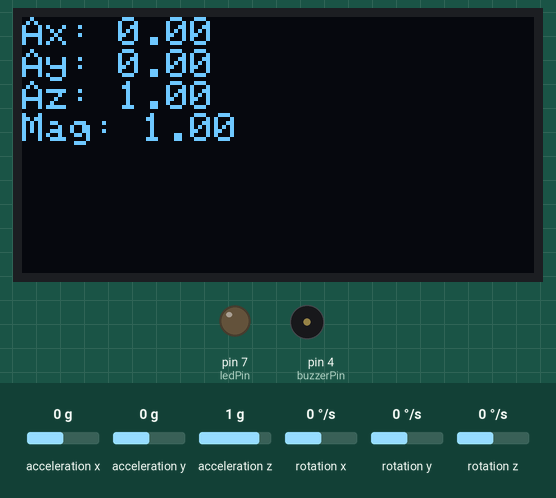
Simulated run of this sketch. Board: Arduino Uno, built with avr-gcc and run on an emulated ATmega328P. Parts: 128×64 one-colour display, output pins drawn as LEDs (lit = HIGH), buzzer (waves = sounding, pin HIGH). The inputs (shaded band) are chosen by the test bench; at power-on: acceleration x 0 g, acceleration y 0 g, acceleration z 1 g, rotation x 0 °/s, rotation y 0 °/s, rotation z 0 °/s. What the sketch prints to the serial monitor is not drawn.

Above: at 2.2 s.
2.3 s: acceleration x set to -0.3 g
At 2.9 s:
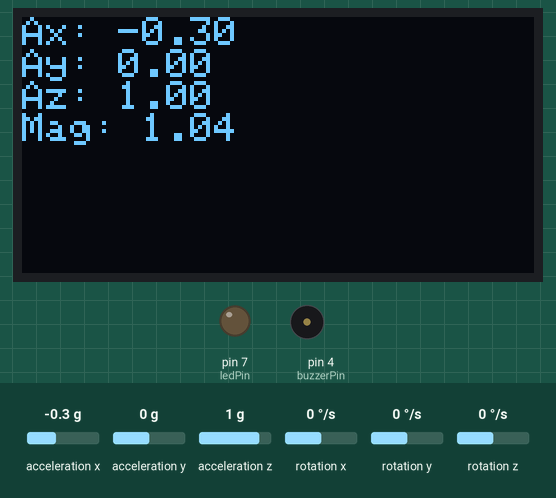
3.8 s: acceleration x set to -0.6 g
At 5.4 s:
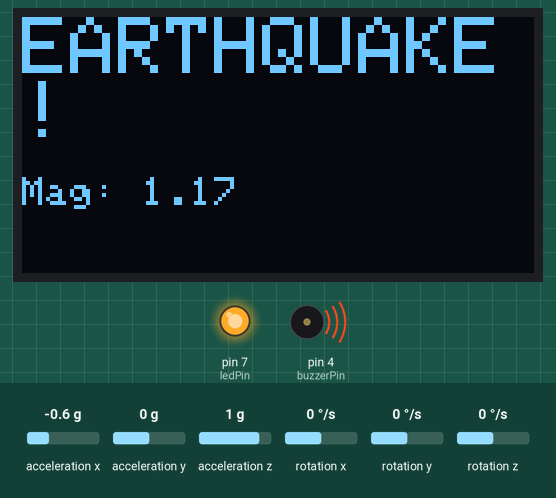
5.7 s: acceleration y set to -1.4 g
At 6.7 s:
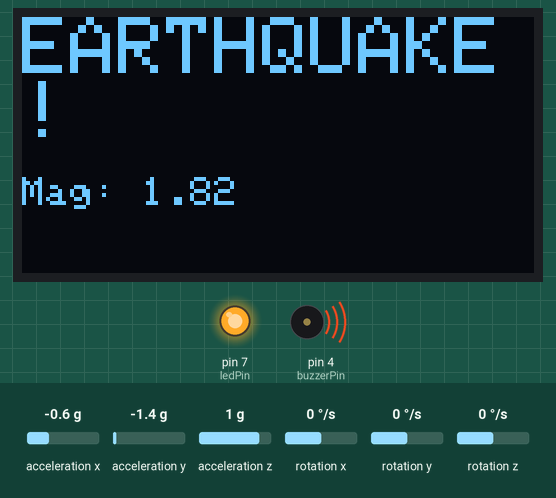
7.2 s: acceleration z set to -1.4 g
At 7.8 s:
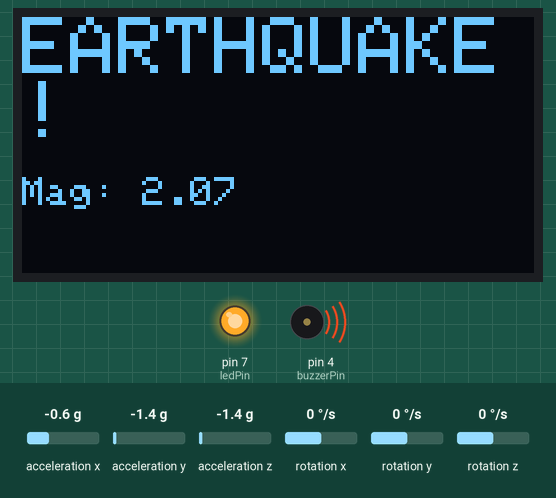
8.7 s: acceleration y set to -0.8 g
At 10.2 s:
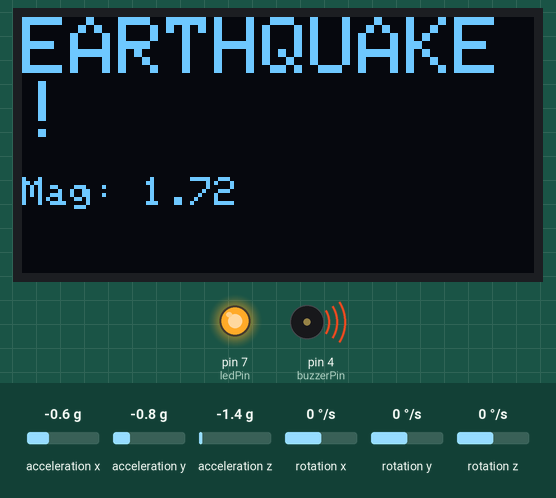
Timing chart, 0 to 11.2 s (numbered marks = the images above; inputs shaded):
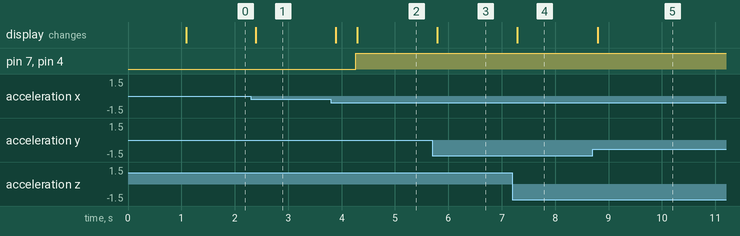

The sketch:

EarthQuake.ino
```cpp
#include <Wire.h>
#include <I2Cdev.h>
#include <MPU6050.h>
#include <Adafruit_GFX.h>
#include <Adafruit_SSD1306.h>
#include <SPI.h>

MPU6050 mpu;
int16_t ax, ay, az, gx, gy, gz;


const int buzzerPin = 4;
const int ledPin = 7;


#define SCREEN_WIDTH 128
#define SCREEN_HEIGHT 64
#define OLED_DC     9
#define OLED_CS     10
#define OLED_RESET  8
Adafruit_SSD1306 display(SCREEN_WIDTH, SCREEN_HEIGHT, &SPI, OLED_DC, OLED_RESET, OLED_CS);


const unsigned long SAMPLE_INTERVAL_MS = 100;

#define RMS_WINDOW 10
float rmsBuffer[RMS_WINDOW];
int rmsIndex = 0;
bool rmsBufferFilled = false;
float rmsThreshold = 1.1;


unsigned long lastSampleTime = 0;

void setup() {
  Serial.begin(115200);
  Wire.begin();
  mpu.initialize();

  pinMode(buzzerPin, OUTPUT);
  pinMode(ledPin, OUTPUT);
  digitalWrite(buzzerPin, LOW);
  digitalWrite(ledPin, LOW);

  if (!display.begin(SSD1306_SWITCHCAPVCC)) {
    Serial.println(F("SSD1306 allocation failed"));
    for (;;);
  }
  display.clearDisplay();
  display.setTextSize(2);
  display.setTextColor(SSD1306_WHITE);
  display.setCursor(0, 20);
  display.println("System Init");
  display.display();
  delay(1000);
  display.clearDisplay();

  Serial.println("Earthquake detection ready (RMS).");
}

void loop() {
  unsigned long now = millis();
  if (now - lastSampleTime < SAMPLE_INTERVAL_MS) return;
  lastSampleTime = now;


  mpu.getMotion6(&ax, &ay, &az, &gx, &gy, &gz);
  float Ax = ax / 16384.0f;
  float Ay = ay / 16384.0f;
  float Az = az / 16384.0f;
  float mag = sqrt(Ax * Ax + Ay * Ay + Az * Az);

  bool alarm = updateRMSAndCheck(mag);


  if (alarm) {
    digitalWrite(buzzerPin, HIGH);
    digitalWrite(ledPin, HIGH);
    Serial.println("!!! EARTHQUAKE DETECTED (RMS) !!!");
    showMessageOnOLED("EARTHQUAKE!", mag);
  } else {
    digitalWrite(buzzerPin, LOW);
    digitalWrite(ledPin, LOW);
    showMeasurementsOnOLED(Ax, Ay, Az, mag);
  }
}


bool updateRMSAndCheck(float mag) {
  rmsBuffer[rmsIndex++] = mag;
  if (rmsIndex >= RMS_WINDOW) {
    rmsIndex = 0;
    rmsBufferFilled = true;
  }
  if (!rmsBufferFilled) return false;


  float sumSq = 0;
  for (int i = 0; i < RMS_WINDOW; ++i) sumSq += rmsBuffer[i] * rmsBuffer[i];
  float rms = sqrt(sumSq / RMS_WINDOW);
  Serial.print("RMS: "); Serial.println(rms);


  return (rms > rmsThreshold);
}


void showMeasurementsOnOLED(float Ax, float Ay, float Az, float mag) {
  display.clearDisplay();
  display.setTextSize(1);
  display.setCursor(0,0);
  display.print("Ax: "); display.println(Ax, 2);
  display.print("Ay: "); display.println(Ay, 2);
  display.print("Az: "); display.println(Az, 2);
  display.print("Mag: "); display.println(mag, 2);
  display.display();
}

void showMessageOnOLED(const char *msg, float mag) {
  display.clearDisplay();
  display.setTextSize(2);
  display.setCursor(0,0);
  display.println(msg);
  display.setTextSize(1);
  display.setCursor(0,40);
  display.print("Mag: "); display.println(mag, 2);
  display.display();
}
```

Measured:
- the behaviour switches between -0.4 and -0.5 g on acceleration x (found by bisection; images 1 and 2)
- after the input at 2.3 s, the display: changes after 0.09 s (image 1)
- after the input at 3.8 s, pin 7 (ledPin), pin 4 (buzzerPin): LOW → HIGH after 0.46 s; the display: first changes after 0.10 s (image 2 shows a later state)
- after the input at 5.7 s, the display: changes after 0.09 s (image 3)
- after the input at 7.2 s, the display: changes after 0.09 s (image 4)
- after the input at 8.7 s, the display: changes after 0.09 s (image 5)
